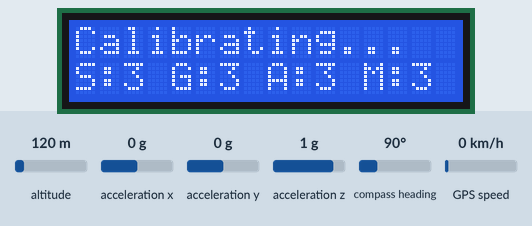
This sketch was run on a simulated Arduino Uno, built with avr-gcc and run on an emulated ATmega328P. On the bench: 16×2 character LCD. The inputs (shaded band) are chosen by the test bench; at power-on: altitude 120 m, acceleration x 0 g, acceleration y 0 g, acceleration z 1 g, compass heading 90°, GPS speed 0 km/h. The GPS gets a fix after 3 s at 37.7749, -122.4194 with 8 satellites; what the sketch prints to the serial monitor is not drawn.

Above: at 0.7 s.
At 8.2 s:
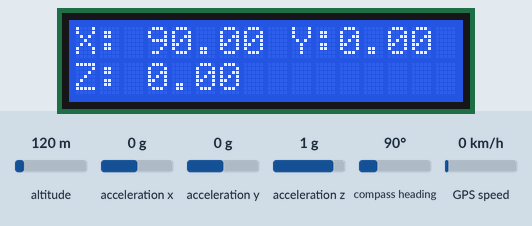

Measured:
- what the display in image 0 shows lasts 7.5 s, from 0.7 s to 8.2 s

The sketch:

GroundStation_UNO_V3.0.ino
```cpp
/*
 * Author: Dylan Trafford (EE/CpE), Trevor Gahl (CpE), Gabe Gordon (MSGC MAP Student). Adapted from example code from Adafruit.com
 * Developed for use by MSGC BOREALIS Program
 * Date of Last Edit: 05/10/2016
 * Purpose: To transmit data from a GPS and IMU unit to a computer for ground station positional data.
 * Note: Sends comma seperated data lead by a '~'. When the recieving computer sees a tilda, it knows it is the beginning of the line.
 */

//Included Libraries (some libraries are imported even though they are included in the base packages)
#include <Adafruit_GPS.h>
#include <SoftwareSerial.h>
#include <Wire.h>
#include <SPI.h>
#include <Adafruit_Sensor.h>
#include <Adafruit_BNO055.h>
#include <utility/imumaths.h>
#include <avr/sleep.h>
#include <LiquidCrystal.h>

//Defines (string replace constants)
#define BNO055_SAMPLERATE_DELAY_MS (100)                    //Set the delay between reading from the IMU, unused in this version
#define GPSECHO  false                                      //Display GPS data as read from the GPS in the Serial Monitor (dont do for actual use but good for debugging)

//Instance Initializations
Adafruit_BNO055 bno = Adafruit_BNO055(55);                  //Initializes an instance of the BNO055 called bno with an I2C address of 55
LiquidCrystal lcd(10,9,6,5,4,3);
SoftwareSerial mySerial(8, 7);                              //Initializes an instance of SoftwareSerial called mySerial with RX and TX on pins 8 and 7
Adafruit_GPS GPS(&mySerial);                                //Initializes an instance of Adafruit_GPS called GPS using the mySerial instance

//Global Intializations
boolean usingInterrupt = true;                              //Use an interrupt to parce GPS data (preferred to be true)
boolean calibrated = false;
int initial = false;


void setup() {
  // put your setup code here, to run once:
  lcd.begin(16, 2);
  Serial.begin(115200);                                     //Launches a serial connection with a 115200 baud rate
  if(!bno.begin())                                          //Launches the IMU. It returns a true value if it successfully launches.
  {
    /* There was a problem detecting the BNO055 ... check your connections */
    Serial.print("Ooops, no BNO055 detected ... Check your wiring or I2C ADDR!");
    while(1);
  }
  GPS.begin(9600);                                          //Launches a software serial connection to the GPS at a baud rate of 9600
  delay(500);                                               //Wait for 0.5s
  bno.setExtCrystalUse(true);                                //Use the external clock in the IMU (true for better accuracy)
  bno.setMode(bno.OPERATION_MODE_NDOF);
  GPS.sendCommand(PMTK_SET_NMEA_OUTPUT_RMCGGA);             //String formatting on the GPS
  GPS.sendCommand(PMTK_SET_NMEA_UPDATE_1HZ);                //GPS packet dump rate
  GPS.sendCommand(PGCMD_ANTENNA);
  useInterrupt(usingInterrupt);                             //Set to use or not use the interrupt for GPS parcing
  delay(100);                                               //Wait for 0.1s
}

SIGNAL(TIMER0_COMPA_vect) {                                 // Interrupt is called once a millisecond, looks for any new GPS data, and stores it
  char c = GPS.read();
#ifdef UDR0
  if (GPSECHO)
    if (c) UDR0 = c;                                        //UDRO is the register for the hardware serial module
#endif
}

//void(* resetFunc) (void) = 0;                             //declare reset function at address 0. This is for a software reset (unused in current version)

void useInterrupt(boolean v) {                              //turns the interrupt(TIMER0_COMPA_vect) on or off based on the boolean passed to it
  if (v) {
    OCR0A = 0xAF;
    TIMSK0 |= _BV(OCIE0A);
  } else {
    TIMSK0 &= ~_BV(OCIE0A);
    usingInterrupt = false;
  }
}

void loop() {
  lcd.setCursor(0,1);                                               //Main code, loops continuously
  float x,y,z;
  imu::Vector<3> euler = bno.getVector(Adafruit_BNO055::VECTOR_EULER);
  x = euler.x();                                                      //Creates Euler Vectors for the x, y, and z axis
  y = euler.y();
  z = euler.z();

  sensors_event_t event;                                    //Create a new local event instance.... called event


  //Get IMU position
  uint8_t system, gyro, accel, mag;                         //Create local variables gyro, accel, mag
  system = gyro = accel = mag = 0;                          //Initialize them to zeros
  bno.getCalibration(&system, &gyro, &accel, &mag);         //Read the calibration values from the IMU
  bno.getEvent(&event);


 if(calibrated == false){
  lcd.setCursor(0,0);
  lcd.print("Calibrating...");                                           //Will continually read calibration values until "calibrated" is set to true
  lcd.setCursor(0,1);
  lcd.print("S:");
  lcd.print(system,DEC);
  lcd.print(" G:");
  lcd.print(gyro,DEC);
  lcd.print(" A:");
  lcd.print(accel,DEC);
  lcd.print(" M:");
  lcd.print(mag,DEC);
  Serial.print("System: ");
  Serial.print(system, DEC);
  Serial.print(",");
  Serial.print("Gyro: ");
  Serial.print(gyro, DEC);
  Serial.print(",");
  Serial.print("Accel: ");
  Serial.print(accel, DEC);
  Serial.print(",");
  Serial.print("Mag: ");
  Serial.println(mag, DEC);
    if(bno.isFullyCalibrated()){
      calibrated = true;
    }
  }

  else{
      if(initial == false){
        delay(7000);
      }
        Serial.print("~");                                        //Transmit data over serial leading with a '~' and ending with '\n'
        Serial.print(",");
        Serial.print(GPS.latitudeDegrees,7);
        Serial.print(",");
        Serial.print(GPS.longitudeDegrees,7);
        Serial.print(",");
        Serial.print(GPS.altitude * 3.28084);
        Serial.print(",");
        Serial.print(event.orientation.x,2);
        Serial.print(",");
        Serial.print(system);
        Serial.print(",");
        Serial.print(gyro);
        Serial.print(",");
        Serial.print(accel);
        Serial.print(",");
        Serial.println(mag);

        lcd.clear();
        lcd.setCursor(0,0);                                                 //prints angle values to an LCD screen
        lcd.print("X:");
        lcd.setCursor(3,0);
        lcd.print(x);
        lcd.setCursor(8,0);
        lcd.print(" Y:");
        lcd.setCursor(11,0);
        lcd.print(y);
        lcd.setCursor(0,1);
        lcd.print("Z:");
        lcd.setCursor(3,1);
        lcd.print(z);
        calibrated = true;
        initial = true;
  }

  delay(500);                                               //Wait for 0.5s

    if (!usingInterrupt) {                                    //If interrupt is not being used, the GPS data needs to be checked for parse here.
    char c = GPS.read();
    if (GPSECHO)
      if (c) Serial.print(c);
  }
  if (GPS.newNMEAreceived()) {                              //If data is new, parse it!

    if (!GPS.parse(GPS.lastNMEA()))
      return;
  }
}
```
